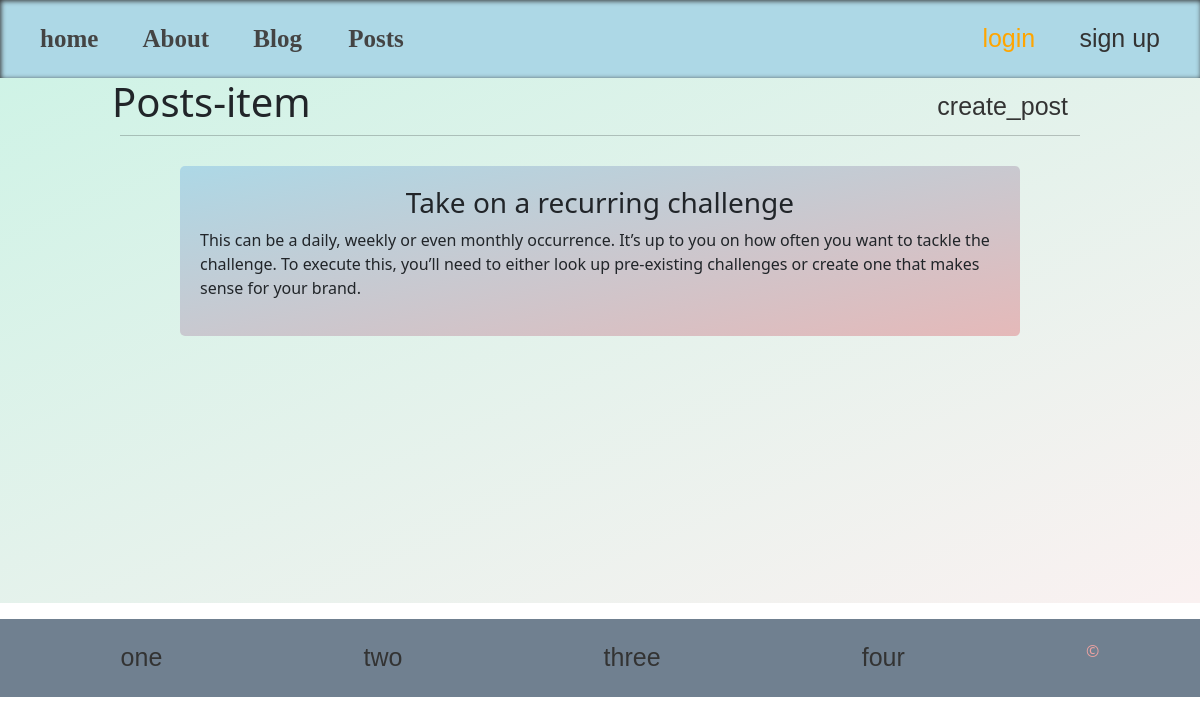
/posts/view_post/2, run on an earlier commit of the app's database.
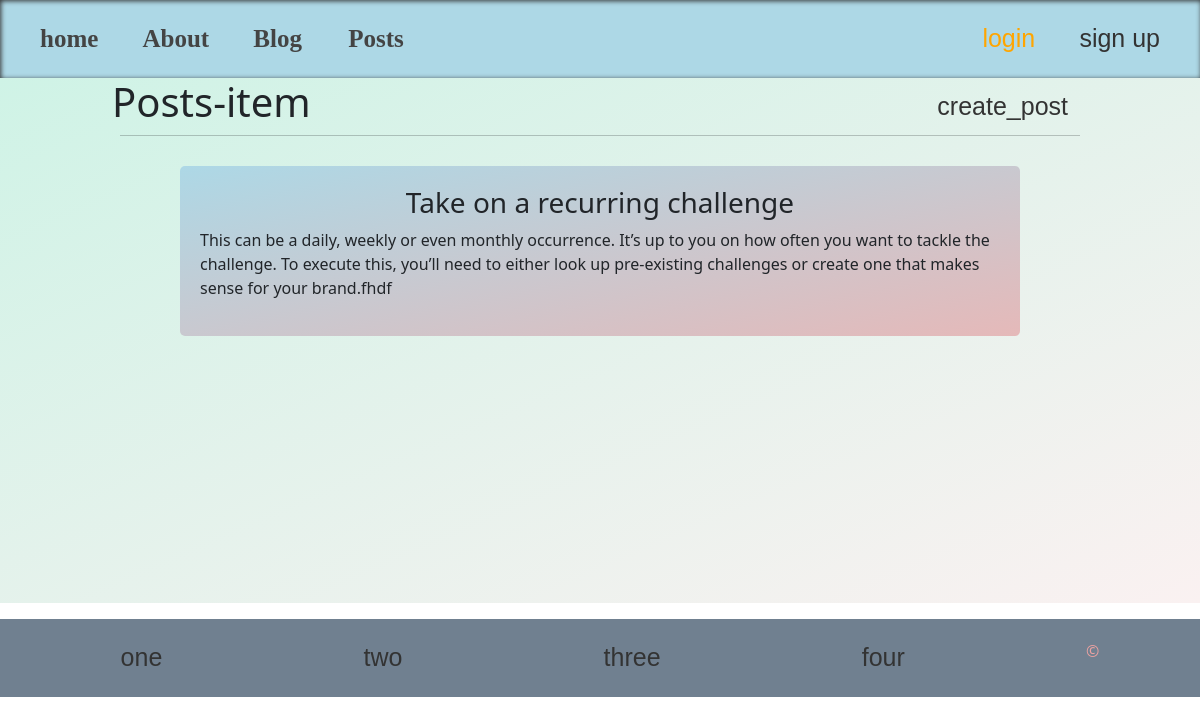
And on a later commit of the database.
### posts/models.py (models this page shows, shortened)
class Posts(models.Model):
    title = models.CharField(max_length=90)
    content = models.TextField()
    date_posted = models.DateField(auto_now_add=True)
    author = models.CharField(max_length=50)
    class Meta:
        verbose_name_plural = 'Posts'
        ordering = ('date_posted',)

### posts/views.py (the view)
# urls.py: path('view_post/<int:pk>', view_post, name='view_post'),
def view_post(request, pk):
    post = Posts.objects.get(id=pk)
    return render(request, 'view_post.html', context={'post': post})

### posts/templates/view_post.html (shortened to what this page needs)
{%extends "base.html"%}
{%load static %}
{%block css%}
    <link rel="stylesheet" href="{%static "styles/view_post.css"%}">
{%endblock%}
{%block content%}
        <div class="headerPost">
            <h1>Posts-item</h1>
            <a href="{% url 'create_post'%}">create_post</a>
        </div>
        <hr>
        <div class="post-item">
            <div class="view-content">
                <h3>{{ post.title }}</h3>
                <p>{{ post.content }}</p>
            </div>
        </div>
        <p class="space"></p>
{%endblock%}

What changed in the data, as far as the page shows it:
changed Posts "Take on a recurring challenge": content "…makes sense for your brand." → "…makes sense for your brand.fhdf"
